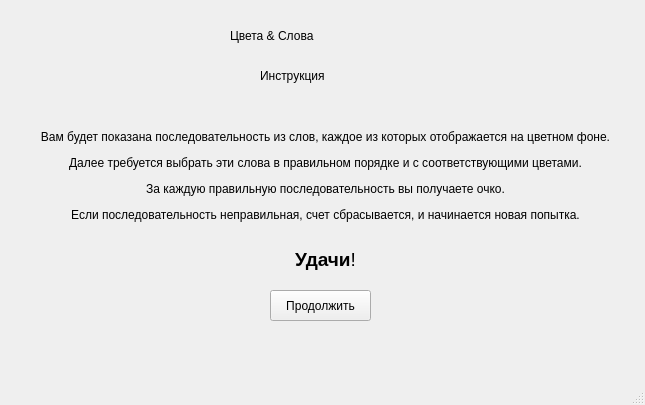
<?xml version="1.0" encoding="UTF-8"?>
<ui version="4.0">
 <class>MainWindow</class>
 <widget class="QMainWindow" name="MainWindow">
  <property name="geometry">
   <rect>
    <x>0</x>
    <y>0</y>
    <width>645</width>
    <height>405</height>
   </rect>
  </property>
  <property name="windowTitle">
   <string>Цвета &amp; Слова. Инструкция</string>
  </property>
  <widget class="QWidget" name="centralwidget">
   <widget class="QLabel" name="label">
    <property name="geometry">
     <rect>
      <x>230</x>
      <y>10</y>
      <width>181</width>
      <height>51</height>
     </rect>
    </property>
    <property name="styleSheet">
     <string notr="true">font: 20pt &quot;MS Shell Dlg 2&quot;;</string>
    </property>
    <property name="text">
     <string>Цвета &amp; Слова</string>
    </property>
   </widget>
   <widget class="QLabel" name="label_2">
    <property name="geometry">
     <rect>
      <x>-30</x>
      <y>100</y>
      <width>711</width>
      <height>201</height>
     </rect>
    </property>
    <property name="styleSheet">
     <string notr="true">font: 10pt &quot;MS Shell Dlg 2&quot;;</string>
    </property>
    <property name="text">
     <string>&lt;html&gt;&lt;head/&gt;&lt;body&gt;&lt;p align=&quot;center&quot;&gt;Вам будет показана последовательность из слов, каждое из которых отображается на цветном фоне.&lt;/p&gt;&lt;p align=&quot;center&quot;&gt;Далее требуется выбрать эти слова в правильном порядке и с соответствующими цветами.&lt;/p&gt;&lt;p align=&quot;center&quot;&gt;За каждую правильную последовательность вы получаете очко.&lt;/p&gt;&lt;p align=&quot;center&quot;&gt;Если последовательность неправильная, счет сбрасывается, и начинается новая попытка.&lt;br/&gt;&lt;/p&gt;&lt;p align=&quot;center&quot;&gt;&lt;span style=&quot; font-size:14pt; font-weight:600;&quot;&gt;Удачи&lt;/span&gt;&lt;span style=&quot; font-size:14pt;&quot;&gt;!&lt;/span&gt;&lt;/p&gt;&lt;/body&gt;&lt;/html&gt;</string>
    </property>
   </widget>
   <widget class="QLabel" name="label_3">
    <property name="geometry">
     <rect>
      <x>260</x>
      <y>60</y>
      <width>121</width>
      <height>31</height>
     </rect>
    </property>
    <property name="styleSheet">
     <string notr="true">font: 16pt &quot;MS Shell Dlg 2&quot;;</string>
    </property>
    <property name="text">
     <string>Инструкция</string>
    </property>
   </widget>
   <widget class="QPushButton" name="continue_colours_wordsButton">
    <property name="geometry">
     <rect>
      <x>270</x>
      <y>290</y>
      <width>101</width>
      <height>31</height>
     </rect>
    </property>
    <property name="styleSheet">
     <string notr="true">font: 11pt &quot;MS Shell Dlg 2&quot;;</string>
    </property>
    <property name="text">
     <string>Продолжить</string>
    </property>
   </widget>
  </widget>
  <widget class="QStatusBar" name="statusbar"/>
 </widget>
 <resources/>
 <connections/>
</ui>
